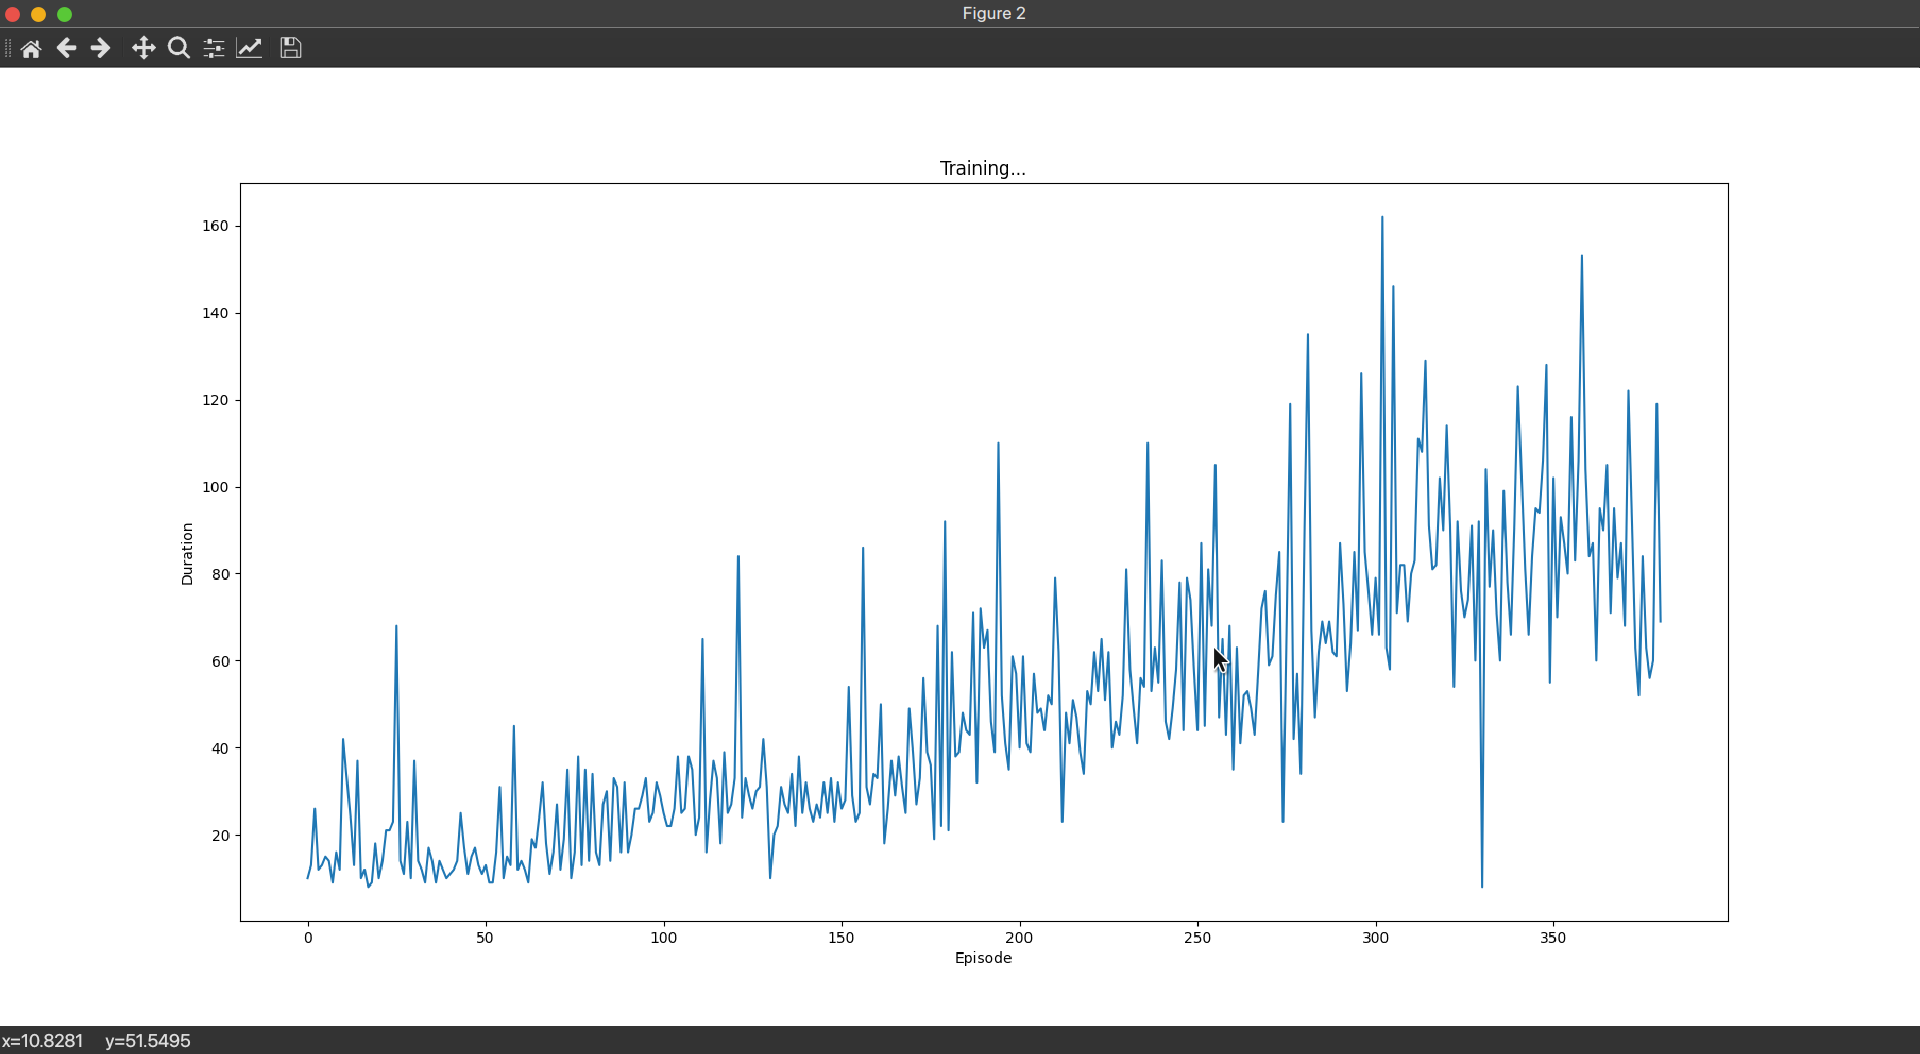

Recreate this plot in Python.
import time
import gym
import math
import random
import numpy as np
import matplotlib
from celluloid import Camera
import matplotlib.pyplot as plt
from collections import namedtuple
from itertools import count
from PIL import Image
import torch
import torch.nn as nn
import torch.optim as optim
import torch.nn.functional as F
import torchvision.transforms as T
from IPython import display

#The DeepQNetwork
class DQN(nn.Module):
    def __init__(self, img_h, img_w):
        super().__init__()
        self.lay1 = nn.Linear(img_h*img_w*3, 20)
        self.lay2 = nn.Linear(20,30)
        self.lay3 = nn.Linear(30,2)

    def forward(self, x):
        x = x.flatten(start_dim=1)
        x = F.relu(self.lay1(x))
        x = F.relu(self.lay2(x))
        x = self.lay3(x)

        return x

#Experience Tuple
Experience = namedtuple(
    'Experience',
    ('state','action','reward','next_state')
)

#RelayMemory Class
class RelayMemory():
    def __init__(self, capacity):
        self.capacity = capacity
        self.memory = []
        self.count = 0

    def push(self, experience):
        if len(self.memory) < self.capacity:
            self.memory.append(experience)
        else:
            self.memory[self.count % self.capacity] = experience
        self.count += 1

    def sample(self, batch_size):
        return random.sample(self.memory, batch_size)

    def can_provide(self, batch_size):
        return len(self.memory) > batch_size

#Epsilon-Greedy Stratedy
class EpsilonGreedy():
    def __init__(self, max, min, decay):
        self.max = max
        self.min = min
        self.decay = decay

    def get_exploration_rate(self, cur_step):
        return self.min + (self.max - self.min)*math.exp(-1*cur_step*self.decay)

#Agent Class
class Agent():
    def __init__(self, strategy, num_action):
        self.strategy = strategy 
        self.num_action = num_action
        self.cur_step = 0 

    def select_action(self, state, policy_net):
        rate = self.strategy.get_exploration_rate(self.cur_step)
        self.cur_step += 1 

        if rate > random.random():
            return torch.tensor([random.randrange(self.num_action)])
        else:
            with torch.no_grad():
                return policy_net(state).argmax(dim=1)

#Environment Manager Class
class EnvManager():
    def __init__(self):
        self.env = gym.make('CartPole-v0')
        self.env.reset()
        self.cur_screen = None
        self.done = False 

    def reset(self):
        self.env.reset()
        self.cur_screen = None

    def close(self):
        self.env.close()

    def render(self, mode = "human"):
        return self.env.render(mode)

    def num_action(self):
        return self.env.action_space.n 
    
    def take_action(self, action):
        _, reward, self.done, _ = self.env.step(action.item())
        return torch.tensor([reward])

    def just_starting(self):
        return self.cur_screen is None 

    def get_state(self):
        if self.just_starting() or self.done:
            self.cur_screen = self.get_processed_screen()
            blank_screen = torch.zeros_like(self.cur_screen)
            return blank_screen
        else:
            s1 = self.cur_screen
            s2 = self.get_processed_screen()
            self.cur_screen = s2
            return s2 - s1

    def get_height(self):
        screen = self.get_processed_screen()
        return screen.shape[2]

    def get_width(self):
        screen = self.get_processed_screen()
        return screen.shape[3]

    def get_processed_screen(self):
        screen = self.render('rgb_array').transpose((2, 0, 1))
        screen = self.cropped(screen)
        return self.transformed_screen(screen)

    def cropped(self, screen):
        screen_height = screen.shape[1]
        top = int(screen_height * 0.4)
        bottom = int(screen_height * 0.8)
        screen = screen[:, top:bottom, :]
        return screen

    def transformed_screen(self, screen):
        screen = np.ascontiguousarray(screen, dtype=np.float32) / 255
        screen = torch.from_numpy(screen)
        resize = T.Compose([
            T.ToPILImage()
            ,T.Resize((40,90))
            ,T.ToTensor()
        ])
        return resize(screen).unsqueeze(0)
    
def plot(values, episode):
    plt.figure(2)
    plt.clf()        
    plt.title('Training...')
    plt.xlabel('Episode')
    plt.ylabel('Duration')
    plt.plot(episode,values)
    plt.pause(0.001)
    display.clear_output(wait=True)

#Hyper-Parameters of DQN 
batch_size = 256
gamma = 0.999
eps_max = 1
eps_min = 0.01
eps_decay = 0.001
target_update = 10
memory_size = 100000
lr = 0.001
num_episodes = 1000


def extract_tensors(experiences):
    # Convert batch of Experiences to Experience of batches
    batch = Experience(*zip(*experiences))

    t1 = torch.cat(batch.state)
    t2 = torch.cat(batch.action)
    t3 = torch.cat(batch.reward)
    t4 = torch.cat(batch.next_state)

    return (t1,t2,t3,t4)

#Get QValues   
class QValues():
    @staticmethod
    def get_current(policy_net, states, actions):
        return policy_net(states).gather(dim=1, index=actions.unsqueeze(-1))
    @staticmethod        
    def get_next(target_net, next_states):                
        final_state_locations = next_states.flatten(start_dim=1) \
            .max(dim=1)[0].eq(0).type(torch.bool)
        non_final_state_locations = (final_state_locations == False)
        non_final_states = next_states[non_final_state_locations]
        batch_size = next_states.shape[0]
        values = torch.zeros(batch_size)
        values[non_final_state_locations] = target_net(non_final_states).max(dim=1)[0].detach()
        return values

#Initialization......... 
em = EnvManager()
strategy = EpsilonGreedy(eps_max, eps_min, eps_decay)
agent = Agent(strategy, em.num_action())
memory = RelayMemory(memory_size)

policy_net = DQN(em.get_height(), em.get_width())
target_net = DQN(em.get_height(), em.get_width())

target_net.load_state_dict(policy_net.state_dict())
target_net.eval()
optimizer = optim.Adam(params=policy_net.parameters(), lr=lr)
episode_duration = []
episode = []

for e in range(num_episodes):
    em.reset() 
    state = em.get_state()

    for timestep in count():
        action = agent.select_action(state, policy_net)
        reward = em.take_action(action)
        next_state = em.get_state()
        memory.push(Experience(state, action, reward, next_state))
        state = next_state

        if memory.can_provide(batch_size):
            experiences = memory.sample(batch_size)
            states, actions, rewards, next_states = extract_tensors(experiences)

            current_q_values = QValues.get_current(policy_net, states, actions)
            next_q_values = QValues.get_next(target_net, next_states)
            target_q_values = (next_q_values * gamma) + rewards

            loss = F.mse_loss(current_q_values, target_q_values.unsqueeze(1))
            optimizer.zero_grad()
            loss.backward()
            optimizer.step()

        if em.done:
            episode_duration.append(timestep)
            episode.append(e)
            plot(episode_duration, episode)
            break
    
    if e % target_update == 0:
        target_net.load_state_dict(policy_net.state_dict())

em.close()
